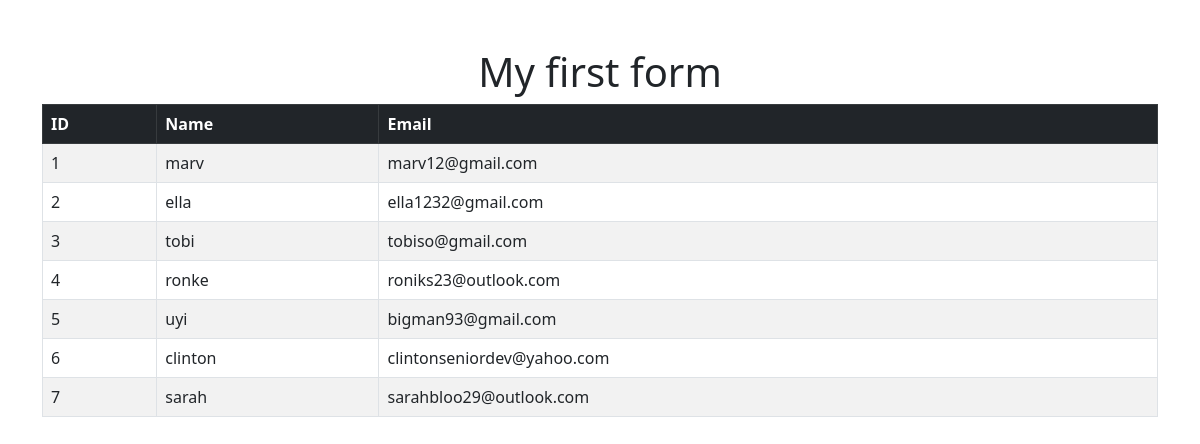
The app's page /models with its own data.
### lesson1/models.py (models this page shows, shortened)
class NewForm(models.Model):
    name = models.CharField(max_length=100)
    email = models.EmailField()

### lesson1/views.py (the view)
def displayModels(request):
    data = models.NewForm.objects.all()
    return render(request,'models.html', {'data': data})

### lesson1/templates/models.html
<link
  href="https://cdn.jsdelivr.net/npm/bootstrap@5.3.0-alpha3/dist/css/bootstrap.min.css"
  rel="stylesheet"
/>
<div class="container mt-5">
  <h1 class="text-center">My first form</h1>
  <table class="table table-striped table-bordered">
    <thead class="table-dark">
      <tr>
        <th>ID</th>
        <th>Name</th>
        <th>Email</th>
      </tr>
    </thead>
    <tbody>
      {% for obj in data %}
      <tr>
        <td>{{ obj.id }}</td>
        <td>{{ obj.name }}</td>
        <td>{{ obj.email }}</td>
      </tr>
      {% endfor %}
    </tbody>
  </table>
</div>

### records on screen
NewForm: id "1", name "marv", email "marv12@gmail.com"
NewForm: id "2", name "ella", email "ella1232@gmail.com"
NewForm: id "3", name "tobi", email "tobiso@gmail.com"
NewForm: id "4", name "ronke", email "roniks23@outlook.com"
NewForm: id "5", name "uyi", email "bigman93@gmail.com"
NewForm: id "6", name "clinton", email "clintonseniordev@yahoo.com"
NewForm: id "7", name "sarah", email "sarahbloo29@outlook.com"
